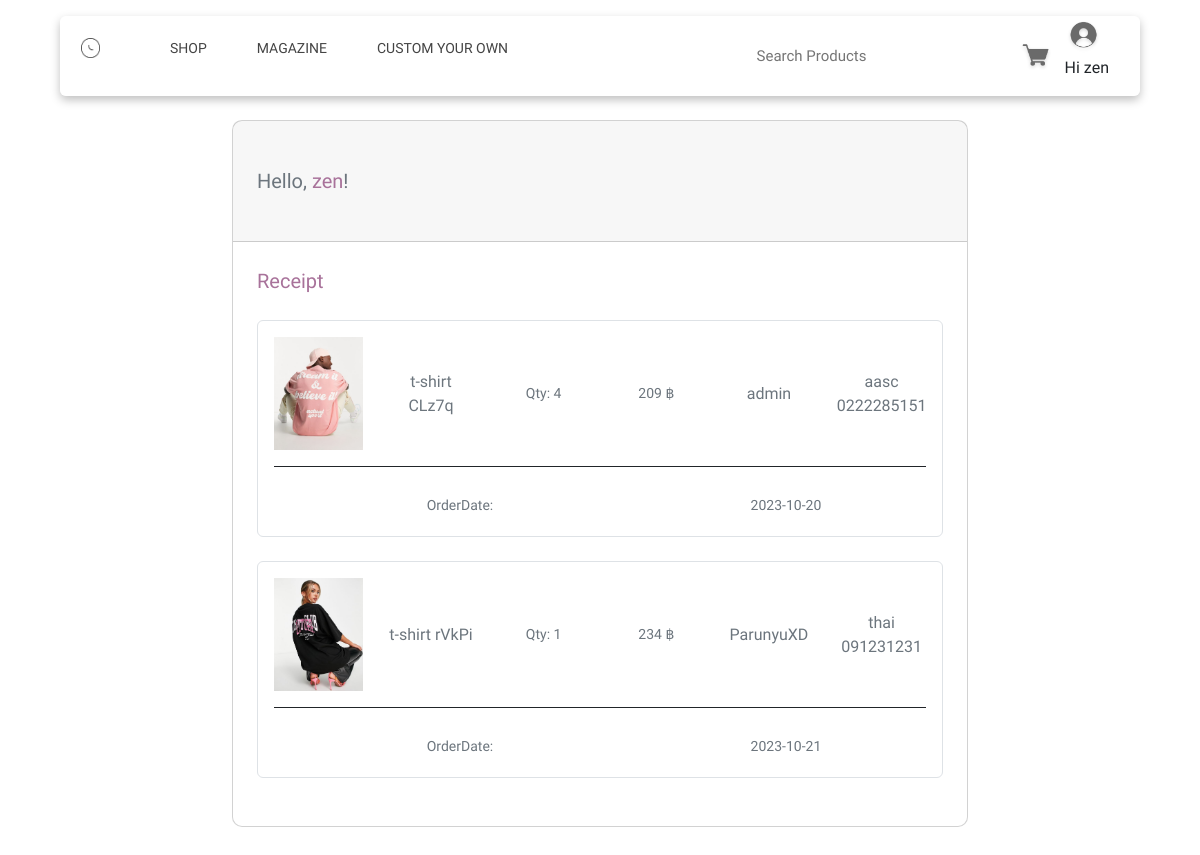
Page /client/public/php/listorder.php (signed in) on the committed database.
### tables this page shows
CREATE TABLE `order_detail` (
  `id` int(255) NOT NULL,
  `PID` int(255) NOT NULL,
  `OID` int(255) NOT NULL,
  `Amount` int(255) NOT NULL
);

CREATE TABLE `images` (
  `IMG_ID` int(11) NOT NULL,
  `file_name` varchar(255) NOT NULL,
  `uploaded_on` datetime NOT NULL,
  `status` tinyint(1) NOT NULL DEFAULT 1,
  `Image_path` varchar(255) NOT NULL
);

CREATE TABLE `products` (
  `PID` int(20) NOT NULL,
  `product_name` varchar(255) NOT NULL,
  `detail` varchar(255) NOT NULL,
  `price` int(255) DEFAULT NULL,
  `amount` int(255) DEFAULT NULL,
  `CID` int(10) NOT NULL,
  `IMG_ID` int(20) NOT NULL
);

CREATE TABLE `member_detail` (
  `Id` int(255) NOT NULL,
  `Name` varchar(255) NOT NULL,
  `Surname` varchar(255) NOT NULL,
  `Email` varchar(255) NOT NULL,
  `tel` varchar(255) NOT NULL,
  `Address` text NOT NULL
);

CREATE TABLE `orders` (
  `OID` int(255) NOT NULL,
  `DATE` date NOT NULL,
  `TIME` time NOT NULL,
  `M_ID` int(255) NOT NULL
);

### client/public/php/listorder.php (the view, shortened to what this page needs)
<?php
include './connect.php';
?>
<html>
    <head>
        <link rel="stylesheet" href="../css/style.css">
        <link rel="stylesheet" href="./css/style-dropbar.css">
        <link href="https://cdn.jsdelivr.net/npm/bootstrap@5.2.3/dist/css/bootstrap.min.css" rel="stylesheet">
    </head>
<body>
        <div class="top-menu">
            <nav class="main-nav">
                <ul class="menu-left">
                    <a href="./afterlogin.php"><img src="../img/logo.png"class="logo"></a>
                    <li><a href="./Shop.php"class="Shop" href="">SHOP</a></li>
                    <li><a href="./Magazine.php" class="Magazine" href="">MAGAZINE</a></li>
                    <li><a class="Custom" href="./Custom.php">CUSTOM YOUR OWN</a></li>
                </ul>
                <div class="menu-right">
                    <input type="search" class="searchbox" placeholder="Search Products" >
                    <a href="./Cartafterlogin.php"><img src="../img/cart.png" class="cart"></a>
                    <div class="dropdown">
                    <img src="../img/Login.png" class="login" alt="Login Icon">
                        <p style="text-align: center;">Hi <?php echo $_SESSION['username']; ?></p>
                    </div>
                </div>
            </nav>
        </div>
        <br><br><br>
    <section class="h-100 gradient-custom">
    <div class="container py-5 h-100">
        <div class="row d-flex justify-content-center align-items-center h-100">
        <div class="col-lg-10 col-xl-8">
            <div class="card" style="border-radius: 10px;">
            <div class="card-header px-4 py-5">
                <h5 class="text-muted mb-0">Hello, <span style="color: #a8729a;"><?php echo $_SESSION['username']; ?></span>!</h5>
            </div>
            <div class="card-body p-4">
                <div class="d-flex justify-content-between align-items-center mb-4">
                <p class="lead fw-normal mb-0" style="color: #a8729a;">Receipt</p>
                </div>
                <?php
                     $sql = "SELECT order_detail.OID,images.Image_path,products.product_name,products.price,order_detail.Amount,orders.DATE ,member_detail.Name,member_detail.Surname,member_detail.Address,member_detail.tel FROM `order_detail` JOIN  `orders`ON order_detail.OID=orders.OID JOIN products ON order_detail.PID=products.PID JOIN images ON products.IMG_ID=images.IMG_ID JOIN member_detail ON member_detail.Id=orders.M_ID;";
                     $result = $con->query($sql);
                     while ($row = $result->fetch_assoc()) {
                    ?>
                <div class="card shadow-0 border mb-4">
                <div class="card-body">
                    <div class="row">
                    <div class="col-md-2">
                        <img src="<?=$row["Image_path"]?>"
                        class="img-fluid" alt="Phone">
                    </div>
                    <div class="col-md-2 text-center d-flex justify-content-center align-items-center">
                        <p class="text-muted mb-0"><?=$row["product_name"]?></p>
                    </div>
                    <div class="col-md-2 text-center d-flex justify-content-center align-items-center">
                        <p class="text-muted mb-0 small">Qty: <?=$row["Amount"]?></p>
                    </div>
                    <div class="col-md-2 text-center d-flex justify-content-center align-items-center">
                        <p class="text-muted mb-0 small"><?=$row["price"]?> ฿</p>
                    </div>
                    <div class="col-md-2 text-center d-flex justify-content-center align-items-center">
                        <p class="text-muted mb-0"><?=$row["Name"]?></p>
                    </div>
                    <div class="col-md-2 text-center d-flex justify-content-center align-items-center">
                        <p class="text-muted mb-0"><?=$row["Address"]?> <?=$row["tel"]?></p>
                    </div>
                    </div>
                    <hr class="mb-4" style="background-color: #e0e0e0; opacity: 1;">
                    <div class="d-flex justify-content-around mb-1">
                    <p class="text-muted mt-1 mb-0 small ms-xl-5">OrderDate: </p>
                      <p class="text-muted mt-1 mb-0 small ms-xl-5"><?=$row["DATE"]?></p>
                    </div>
                </div>
                </div>
                <?php } ?>
        </div>
        </div>
    </div>
    </section>
</body>
</html>

### client/public/css/style.css (style rules this page uses)
* { margin: 0%; padding: 0%; scroll-behavior: smooth; font-family: "Kanit", Arial, sans-serif; }
@media (min-width:1065px) { .main-nav { -webkit-backdrop-filter:blur(10px); backdrop-filter: blur(10px); background-color: rgba(255, 255, 255, 0.614); margin-top: 1rem; margin-inline: 2rem; border-radius: 6px; box-shadow: 0px 4px 10px 0px rgb(0, 0, 0,0.25); z-index: 7 ; top: 0%; display: flex; position: fixed; width: 90%; margin-right: 5%; margin-left: 5%; } }
@media (min-width:1065px) { ul.menu-left { align-items: center; font-size: 14px; padding-left: 20px; padding-top: 15px; padding-bottom: 15px; display: inline-flex; z-index: 6; } }
@media (min-width:1065px) { div.menu-right { display: flex; z-index: 6; align-items: center; margin-left: auto; padding-right: 2rem; } }
@media (min-width:1065px) { li { padding-right: 50px; list-style-type: none; font-family: 'Segoe UI', Tahoma, Geneva, Verdana, sans-serif; } }
@media (min-width:1065px) { .searchbox { border-radius: 15px; border:0cm; height: 24px; width: 16rem; margin-right: 1rem; } }
@media (min-width:1065px) { input[type=search] { outline: none; padding: 12px 12px; font-size: 15px; } }
@media (min-width:1065px) { .dropdown { position: relative; display: inline-block; left: 1px; } }
@media (min-width:1065px) { a.Shop { text-decoration:none; color: rgb(68, 68, 68); } }
@media (min-width:1065px) { a.Magazine { text-decoration: none; color: rgb(68, 68, 68); } }
@media (min-width:1065px) { a.Custom { text-decoration: none; color: rgb(68, 68, 68); } }
@media (min-width:1065px) { .logo { margin-right: 70px; height: 20px; width: 20px; padding-left: 1px; } }
@media (min-width:1065px) { .login { height: 40px; } }
@media (min-width:1065px) { .cart { height: 40px; margin-right: 10px; } }

### client/public/css/style-dropbar.css (style rules this page uses)
.dropdown { position: relative; display: inline-block; left: 1px; }

### client/public/php/listorder.php (style rules this page uses)
.gradient-custom { background: white; background: white; background: white; }

### rows in the picture
order_detail: images.Image_path (picture), PID.product_name "t-shirt CLz7q", Amount "4", PID.price "209", member_detail.Name "admin", member_detail.Address "aasc", member_detail.tel "0222285151", OID.DATE "2023-10-20"
order_detail: images.Image_path (picture), PID.product_name "t-shirt rVkPi", Amount "1", PID.price "234", member_detail.Name "ParunyuXD", member_detail.Address "thai", member_detail.tel "091231231", OID.DATE "2023-10-21"

### other values in the picture
$_SESSION['username'] "zen"
